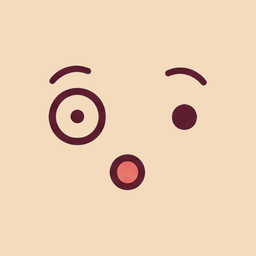
#> input picture faces_full/face01_c2.png, 256 x 256 px, given in place of face10_c8.png, which was not available
$ python build_persona_icons.py
#> lines starting #> are read from the running program, lines starting #| are printed output that depends on the picture; after the words box and inside, x2 and y2 are one past the last pixel; in counts of white or black regions, pixels touching at a corner belong together; pictures that were not available may be replaced by others from this repository, and a replacement may not be noted
#> in main, img is the input picture: PIL image 256x256 RGBA; mean R, G, B, A 236, 209.8, 180.2, 254.7
"""Recenter + recolor persona icons to the white (c8) palette variant, using
the unified face01..face39 set (no old/new prefix)."""

from pathlib import Path
from PIL import Image, ImageChops

FACES_DIR = Path("/home/user/projects/icons/faces_full")
OUT_DIR = Path("/home/user/projects/bots-v1/icons")

MAPPING = {
    "analyst": "face10_c8",      # Athena
    "skeptic": "face06_c8",      # Marcus
    "philosopher": "face20_c8",  # Sophia
    "confused": "face05_c8",     # Helena
    "cynic": "face11_c8",        # Diogenes
    "maverick": "face24_c8",     # Heraclitus
    "scribe": "face02_c8",       # Lydia
    "synthesis": "face07_c8",    # Sage
}

THRESHOLD = 24


def recenter(img: Image.Image) -> Image.Image:
    rgb = img.convert("RGB")
    w, h = rgb.size
#> w = 256; h = 256
    bg = rgb.getpixel((0, 0))
#> bg = (243, 219, 187)
    bg_layer = Image.new("RGB", (w, h), bg)
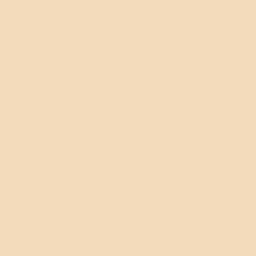
#> bg_layer: PIL image 256x256 RGB; mean R, G, B 243, 219, 187
    diff = ImageChops.difference(rgb, bg_layer)
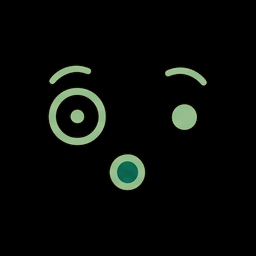
#> diff: PIL image 256x256 RGB; mean R, G, B 7.2, 9.4, 7
    r, g, b = diff.split()
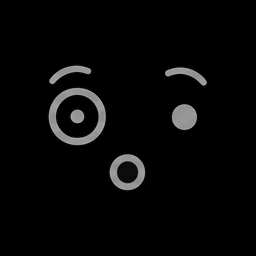
#> r: PIL image 256x256 L; min 0, max 177, mean 7.2
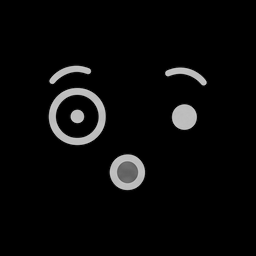
#> g: PIL image 256x256 L; min 0, max 205, mean 9.4
    mx = ImageChops.lighter(ImageChops.lighter(r, g), b)
    mask = mx.point(lambda p: 255 if p > THRESHOLD else 0)
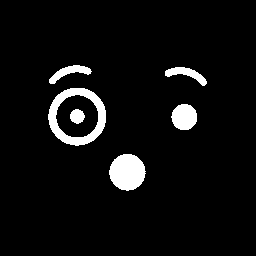
#> mask: PIL image 256x256 L; 5.6% white; 6 white regions, box (x1, y1, x2, y2) and area: (48, 88, 106, 146) 1257, (109, 154, 146, 191) 1040, (171, 104, 197, 130) 532, (165, 67, 207, 86) 322, (49, 65, 92, 84) 321, (70, 109, 85, 124) 167
    bbox = mask.getbbox()
#> bbox = (48, 65, 207, 191)
    if not bbox:
        return img

    content_cx = (bbox[0] + bbox[2]) / 2
#> content_cx = 127.5
    content_cy = (bbox[1] + bbox[3]) / 2
#> content_cy = 128
    canvas_cx, canvas_cy = w / 2, h / 2
#> canvas_cx = 128; canvas_cy = 128
    dx = round(canvas_cx - content_cx)
#> dx = 0
    dy = round(canvas_cy - content_cy)
#> dy = 0

    out = Image.new("RGBA", (w, h), bg + (255,))
    out.paste(img, (dx, dy))
    return out


def main():
    OUT_DIR.mkdir(exist_ok=True)
    for key, tile in MAPPING.items():
        src = FACES_DIR / f"{tile}.png"
        img = Image.open(src).convert("RGBA")
        centered = recenter(img)
        dest = OUT_DIR / f"{key}.png"
        centered.save(dest)
        print(f"{key}: {tile} -> {dest}")
#> pass 2 of the loop in main, `for key, tile in MAPPING.items():`:
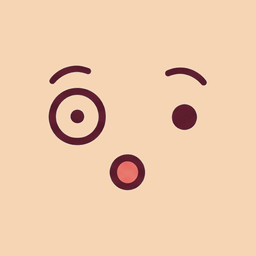
#> input picture faces_full/face01_c3.png, 256 x 256 px, given in place of face06_c8.png, which was not available
#> in main, img is the input picture: PIL image 256x256 RGBA; mean R, G, B, A 237.9, 204.1, 173.6, 254.7
#> bg = (245, 213, 180)
#> in recenter (call 2), `r, g, b = diff.split()`:
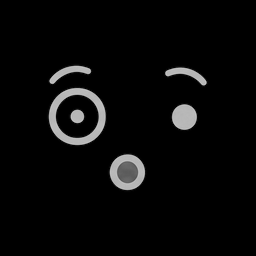
#> g: PIL image 256x256 L; min 0, max 199, mean 9
#> in recenter (call 2), `mask = mx.point(lambda p: 255 if p > THRESHOLD else 0)`:
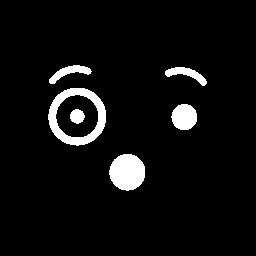
#> mask: PIL image 256x256 L; 5.5% white; 6 white regions, box (x1, y1, x2, y2) and area: (48, 88, 106, 146) 1254, (109, 154, 145, 191) 1038, (171, 104, 197, 130) 532, (49, 65, 92, 84) 321, (165, 67, 207, 86) 321, (70, 109, 85, 124) 167


if __name__ == "__main__":
#> (the run stopped early here; a loop or call above may not have finished)
